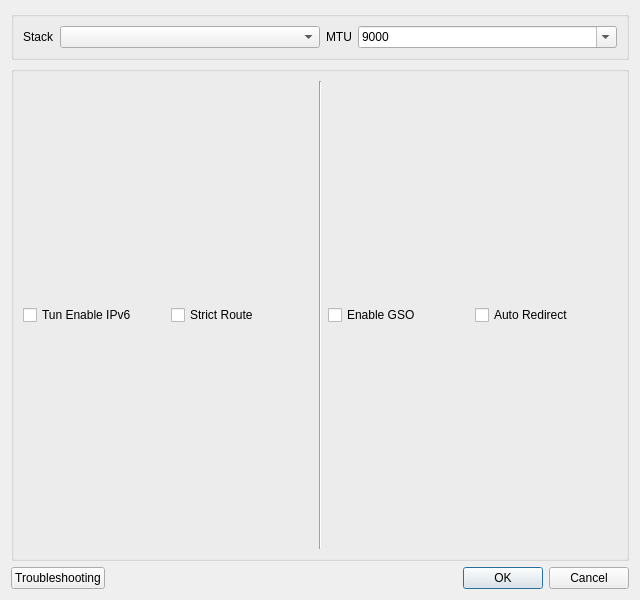
<?xml version="1.0" encoding="UTF-8"?>
<ui version="4.0">
    <class>DialogVPNSettings</class>
    <widget class="QDialog" name="DialogVPNSettings">
        <property name="geometry">
            <rect>
                <x>0</x>
                <y>0</y>
                <width>640</width>
                <height>600</height>
            </rect>
        </property>
        <property name="windowTitle">
            <string>Tun Settings</string>
        </property>
        <layout class="QVBoxLayout" name="verticalLayout">
            <item>
                <widget class="QGroupBox" name="groupBox">
                    <property name="sizePolicy">
                        <sizepolicy hsizetype="Preferred" vsizetype="Maximum">
                            <horstretch>0</horstretch>
                            <verstretch>0</verstretch>
                        </sizepolicy>
                    </property>
                    <layout class="QHBoxLayout" name="horizontalLayout_5">
                        <item>
                            <widget class="QLabel" name="label_4">
                                <property name="sizePolicy">
                                    <sizepolicy hsizetype="Maximum" vsizetype="Preferred">
                                        <horstretch>0</horstretch>
                                        <verstretch>0</verstretch>
                                    </sizepolicy>
                                </property>
                                <property name="text">
                                    <string notr="true">Stack</string>
                                </property>
                            </widget>
                        </item>
                        <item>
                            <widget class="QComboBox" name="vpn_implementation">
                                <property name="editable">
                                    <bool>false</bool>
                                </property>
                            </widget>
                        </item>
                        <item>
                            <widget class="QLabel" name="label_10">
                                <property name="sizePolicy">
                                    <sizepolicy hsizetype="Maximum" vsizetype="Preferred">
                                        <horstretch>0</horstretch>
                                        <verstretch>0</verstretch>
                                    </sizepolicy>
                                </property>
                                <property name="text">
                                    <string notr="true">MTU</string>
                                </property>
                            </widget>
                        </item>
                        <item>
                            <widget class="QComboBox" name="vpn_mtu">
                                <property name="editable">
                                    <bool>true</bool>
                                </property>
                                <item>
                                    <property name="text">
                                        <string notr="true">9000</string>
                                    </property>
                                </item>
                                <item>
                                    <property name="text">
                                        <string notr="true">1500</string>
                                    </property>
                                </item>
                            </widget>
                        </item>
                    </layout>
                </widget>
            </item>
            <item>
                <widget class="QGroupBox" name="horizontalGroupBox_2">
                    <layout class="QHBoxLayout" name="horizontalLayout">
                        <item>
                            <widget class="QCheckBox" name="vpn_ipv6">
                                <property name="text">
                                    <string>Tun Enable IPv6</string>
                                </property>
                            </widget>
                        </item>
                        <item>
                            <widget class="QCheckBox" name="strict_route">
                                <property name="text">
                                    <string notr="true">Strict Route</string>
                                </property>
                            </widget>
                        </item>
                        <item>
                            <widget class="Line" name="line">
                                <property name="orientation">
                                    <enum>Qt::Orientation::Vertical</enum>
                                </property>
                            </widget>
                        </item>
                        <item>
                            <widget class="QCheckBox" name="gso_enable">
                                <property name="toolTip">
                                    <string>&lt;html&gt;&lt;head/&gt;&lt;body&gt;&lt;p&gt;Enables Generic Segmentation
                                        offloading on the Tun device, Only supported on Linux&lt;/p&gt;&lt;/body&gt;&lt;/html&gt;
                                    </string>
                                </property>
                                <property name="text">
                                    <string>Enable GSO</string>
                                </property>
                            </widget>
                        </item>
                        <item>
                            <widget class="QCheckBox" name="auto_redir">
                                <property name="text">
                                    <string>Auto Redirect</string>
                                </property>
                            </widget>
                        </item>
                    </layout>
                </widget>
            </item>
            <item>
                <layout class="QHBoxLayout" name="horizontalLayout_3">
                    <item>
                        <widget class="QPushButton" name="troubleshooting">
                            <property name="text">
                                <string>Troubleshooting</string>
                            </property>
                        </widget>
                    </item>
                    <item>
                        <widget class="QDialogButtonBox" name="buttonBox">
                            <property name="standardButtons">
                                <set>QDialogButtonBox::StandardButton::Cancel|QDialogButtonBox::StandardButton::Ok</set>
                            </property>
                        </widget>
                    </item>
                </layout>
            </item>
        </layout>
    </widget>
    <tabstops>
        <tabstop>vpn_implementation</tabstop>
        <tabstop>vpn_mtu</tabstop>
        <tabstop>vpn_ipv6</tabstop>
        <tabstop>strict_route</tabstop>
        <tabstop>troubleshooting</tabstop>
    </tabstops>
    <resources/>
    <connections>
        <connection>
            <sender>buttonBox</sender>
            <signal>rejected()</signal>
            <receiver>DialogVPNSettings</receiver>
            <slot>reject()</slot>
            <hints>
                <hint type="sourcelabel">
                    <x>399</x>
                    <y>575</y>
                </hint>
                <hint type="destinationlabel">
                    <x>399</x>
                    <y>299</y>
                </hint>
            </hints>
        </connection>
        <connection>
            <sender>buttonBox</sender>
            <signal>accepted()</signal>
            <receiver>DialogVPNSettings</receiver>
            <slot>accept()</slot>
            <hints>
                <hint type="sourcelabel">
                    <x>399</x>
                    <y>575</y>
                </hint>
                <hint type="destinationlabel">
                    <x>399</x>
                    <y>299</y>
                </hint>
            </hints>
        </connection>
    </connections>
</ui>
